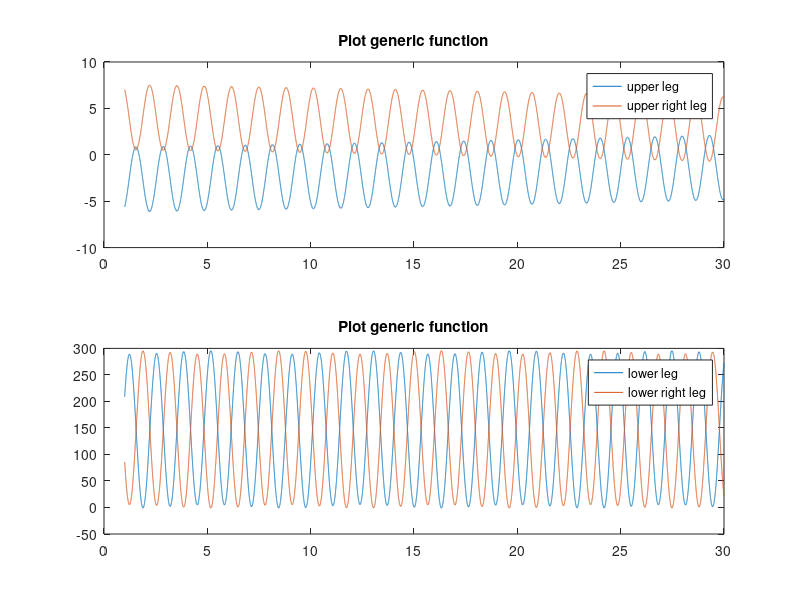

Write the MATLAB code that produced this figure.
data = csvread('latest_result.txt');

chromosome = data(:,1);

lower_A = chromosome(2);
lower_B = chromosome(3);
lower_sin_frec = chromosome(4);
lower_cos_frec = chromosome(5);
lower_fase = chromosome(6);
lower_ind_term = chromosome(7);

upper_A = chromosome(8);
upper_B = chromosome(9);
upper_sin_frec = chromosome(10);
upper_cos_frec = chromosome(11);
upper_fase = chromosome(12);
upper_ind_term = chromosome(13);

x = [1:0.001:30];             

upper = upper_A * sin(upper_sin_frec * x + upper_fase) + upper_B * cos(upper_cos_frec * x + upper_fase) + upper_ind_term;

lower = lower_A * sin(lower_sin_frec * x + lower_fase) + lower_B * cos(lower_cos_frec * x + lower_fase) + lower_ind_term;

upper_r = upper_A * sin(upper_sin_frec * x + upper_fase + pi) + upper_B * cos(upper_cos_frec * x + upper_fase + pi) + upper_ind_term;

lower_r = lower_A * sin(lower_sin_frec * x + lower_fase + pi) + lower_B * cos(lower_cos_frec * x + lower_fase + pi) + lower_ind_term;

subplot(2,1,1)
plot(x,upper,x,upper_r)
title('Plot generic function')
legend('upper leg','upper right leg')

subplot(2,1,2)
plot(x,lower,x,lower_r)
title('Plot generic function')
legend('lower leg','lower right leg')